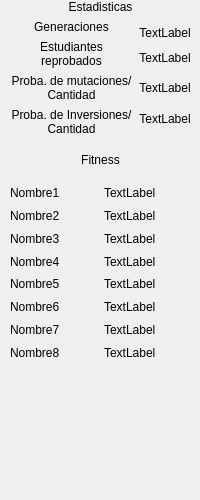
<?xml version="1.0" encoding="UTF-8"?>
<ui version="4.0">
 <class>Stats</class>
 <widget class="QDialog" name="Stats">
  <property name="geometry">
   <rect>
    <x>0</x>
    <y>0</y>
    <width>200</width>
    <height>500</height>
   </rect>
  </property>
  <property name="minimumSize">
   <size>
    <width>200</width>
    <height>500</height>
   </size>
  </property>
  <property name="maximumSize">
   <size>
    <width>200</width>
    <height>500</height>
   </size>
  </property>
  <property name="windowTitle">
   <string>Dialog</string>
  </property>
  <widget class="QWidget" name="">
   <property name="geometry">
    <rect>
     <x>10</x>
     <y>0</y>
     <width>181</width>
     <height>361</height>
    </rect>
   </property>
   <layout class="QVBoxLayout" name="verticalLayout_7">
    <item>
     <layout class="QVBoxLayout" name="verticalLayout_4">
      <item>
       <layout class="QVBoxLayout" name="verticalLayout_3">
        <item>
         <widget class="QLabel" name="label">
          <property name="text">
           <string>Estadisticas</string>
          </property>
          <property name="alignment">
           <set>Qt::AlignCenter</set>
          </property>
          <property name="wordWrap">
           <bool>true</bool>
          </property>
         </widget>
        </item>
        <item>
         <layout class="QHBoxLayout" name="horizontalLayout">
          <item>
           <layout class="QVBoxLayout" name="verticalLayout">
            <item>
             <widget class="QLabel" name="GenLabel">
              <property name="text">
               <string>Generaciones</string>
              </property>
              <property name="alignment">
               <set>Qt::AlignCenter</set>
              </property>
              <property name="wordWrap">
               <bool>true</bool>
              </property>
             </widget>
            </item>
            <item>
             <widget class="QLabel" name="EstLabel">
              <property name="text">
               <string>Estudiantes reprobados</string>
              </property>
              <property name="alignment">
               <set>Qt::AlignCenter</set>
              </property>
              <property name="wordWrap">
               <bool>true</bool>
              </property>
             </widget>
            </item>
            <item>
             <widget class="QLabel" name="MutaLabel">
              <property name="text">
               <string>Proba. de mutaciones/ Cantidad</string>
              </property>
              <property name="alignment">
               <set>Qt::AlignCenter</set>
              </property>
              <property name="wordWrap">
               <bool>true</bool>
              </property>
             </widget>
            </item>
            <item>
             <widget class="QLabel" name="InverLabel">
              <property name="text">
               <string>Proba. de Inversiones/ Cantidad</string>
              </property>
              <property name="alignment">
               <set>Qt::AlignCenter</set>
              </property>
              <property name="wordWrap">
               <bool>true</bool>
              </property>
             </widget>
            </item>
           </layout>
          </item>
          <item>
           <layout class="QVBoxLayout" name="verticalLayout_2">
            <item>
             <widget class="QLabel" name="label_Gen">
              <property name="text">
               <string>TextLabel</string>
              </property>
              <property name="alignment">
               <set>Qt::AlignCenter</set>
              </property>
              <property name="wordWrap">
               <bool>true</bool>
              </property>
             </widget>
            </item>
            <item>
             <widget class="QLabel" name="label_Est">
              <property name="text">
               <string>TextLabel</string>
              </property>
              <property name="alignment">
               <set>Qt::AlignHCenter|Qt::AlignTop</set>
              </property>
              <property name="wordWrap">
               <bool>true</bool>
              </property>
             </widget>
            </item>
            <item>
             <widget class="QLabel" name="label_Mut">
              <property name="text">
               <string>TextLabel</string>
              </property>
              <property name="alignment">
               <set>Qt::AlignHCenter|Qt::AlignTop</set>
              </property>
              <property name="wordWrap">
               <bool>true</bool>
              </property>
             </widget>
            </item>
            <item>
             <widget class="QLabel" name="label_Inv">
              <property name="text">
               <string>TextLabel</string>
              </property>
              <property name="alignment">
               <set>Qt::AlignHCenter|Qt::AlignTop</set>
              </property>
              <property name="wordWrap">
               <bool>true</bool>
              </property>
             </widget>
            </item>
           </layout>
          </item>
         </layout>
        </item>
       </layout>
      </item>
      <item>
       <widget class="QLabel" name="label_2">
        <property name="text">
         <string>Fitness</string>
        </property>
        <property name="alignment">
         <set>Qt::AlignCenter</set>
        </property>
        <property name="wordWrap">
         <bool>true</bool>
        </property>
       </widget>
      </item>
     </layout>
    </item>
    <item>
     <layout class="QHBoxLayout" name="horizontalLayout_2">
      <item>
       <layout class="QVBoxLayout" name="verticalLayout_5">
        <item>
         <widget class="QLabel" name="Nombre1">
          <property name="text">
           <string>Nombre1</string>
          </property>
         </widget>
        </item>
        <item>
         <widget class="QLabel" name="Nombre2">
          <property name="text">
           <string>Nombre2</string>
          </property>
         </widget>
        </item>
        <item>
         <widget class="QLabel" name="Nombre3">
          <property name="text">
           <string>Nombre3</string>
          </property>
         </widget>
        </item>
        <item>
         <widget class="QLabel" name="Nombre4">
          <property name="text">
           <string>Nombre4</string>
          </property>
         </widget>
        </item>
        <item>
         <widget class="QLabel" name="Nombre5">
          <property name="text">
           <string>Nombre5</string>
          </property>
         </widget>
        </item>
        <item>
         <widget class="QLabel" name="Nombre6">
          <property name="text">
           <string>Nombre6</string>
          </property>
         </widget>
        </item>
        <item>
         <widget class="QLabel" name="Nombre7">
          <property name="text">
           <string>Nombre7</string>
          </property>
         </widget>
        </item>
        <item>
         <widget class="QLabel" name="Nombre8">
          <property name="text">
           <string>Nombre8</string>
          </property>
         </widget>
        </item>
       </layout>
      </item>
      <item>
       <layout class="QVBoxLayout" name="verticalLayout_6">
        <item>
         <widget class="QLabel" name="n1">
          <property name="text">
           <string>TextLabel</string>
          </property>
         </widget>
        </item>
        <item>
         <widget class="QLabel" name="n2">
          <property name="text">
           <string>TextLabel</string>
          </property>
         </widget>
        </item>
        <item>
         <widget class="QLabel" name="n3">
          <property name="text">
           <string>TextLabel</string>
          </property>
         </widget>
        </item>
        <item>
         <widget class="QLabel" name="n4">
          <property name="text">
           <string>TextLabel</string>
          </property>
         </widget>
        </item>
        <item>
         <widget class="QLabel" name="n5">
          <property name="text">
           <string>TextLabel</string>
          </property>
         </widget>
        </item>
        <item>
         <widget class="QLabel" name="n6">
          <property name="text">
           <string>TextLabel</string>
          </property>
         </widget>
        </item>
        <item>
         <widget class="QLabel" name="n7">
          <property name="text">
           <string>TextLabel</string>
          </property>
         </widget>
        </item>
        <item>
         <widget class="QLabel" name="n8">
          <property name="text">
           <string>TextLabel</string>
          </property>
         </widget>
        </item>
       </layout>
      </item>
     </layout>
    </item>
   </layout>
  </widget>
 </widget>
 <resources/>
 <connections/>
</ui>
